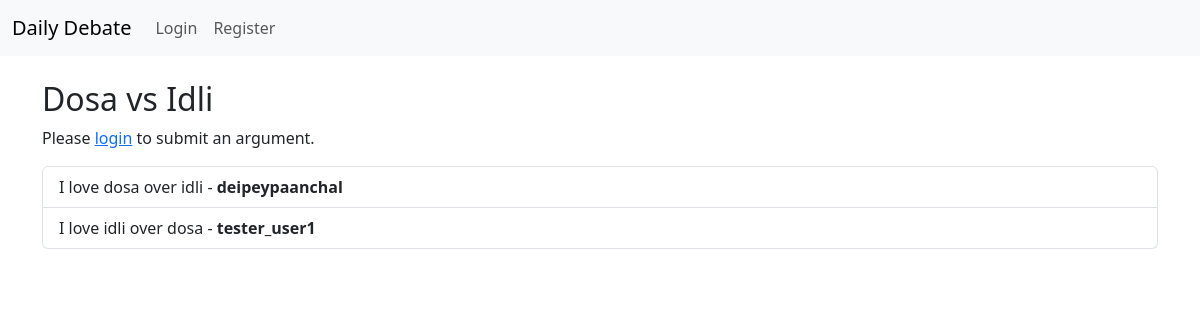
Page /debate/2 on the committed database.
### app.py (models this page shows)
class Debate(db.Model):
    id = db.Column(db.Integer, primary_key=True)
    title = db.Column(db.String(100), nullable=False)
    arguments = db.relationship('Argument', backref='debate', lazy=True)

class Argument(db.Model):
    id = db.Column(db.Integer, primary_key=True)
    content = db.Column(db.String(1000), nullable=False)
    user_id = db.Column(db.Integer, db.ForeignKey('user.id'), nullable=False)
    debate_id = db.Column(db.Integer, db.ForeignKey('debate.id'), nullable=False)

class User(UserMixin, db.Model):
    id = db.Column(db.Integer, primary_key=True)
    username = db.Column(db.String(20), unique=True, nullable=False)
    password = db.Column(db.String(60), nullable=False)
    bio = db.Column(db.String(140))  # Optional short bio
    profile_image_url = db.Column(db.String(255))  # Optional profile image URL
    arguments = db.relationship('Argument', backref='author', lazy=True)

### app.py (the view, shortened to what this page needs)
@app.route('/debate/<int:debate_id>', methods=['GET', 'POST'])
def debate(debate_id):
    debate = Debate.query.get_or_404(debate_id)
    arguments = Argument.query.filter_by(debate_id=debate_id).all()
    return render_template('debate.html', debate=debate, arguments=arguments)

### templates/debate.html
{% extends 'layout.html' %}
{% block content %}
<h2>{{ debate.title }}</h2>
{% if current_user.is_authenticated %}
<form method="post">
    <div class="mb-3">
        <label for="content" class="form-label">Your Argument</label>
        <textarea class="form-control" id="content" name="content" rows="3" required></textarea>
    </div>
    <button type="submit" class="btn btn-primary">Submit Argument</button>
</form>
{% else %}
<p>Please <a href="{{ url_for('login') }}">login</a> to submit an argument.</p>
{% endif %}
<ul class="list-group mt-3">
    {% for argument in arguments %}
        <li class="list-group-item">{{ argument.content }} - <strong>{{ argument.author.username }}</strong></li>
    {% endfor %}
</ul>
{% endblock %}

### rows in the picture
Debate: title "Dosa vs Idli"
Argument: content "I love dosa over idli", author.username "deipeypaanchal"
Argument: content "I love idli over dosa", author.username "tester_user1"
